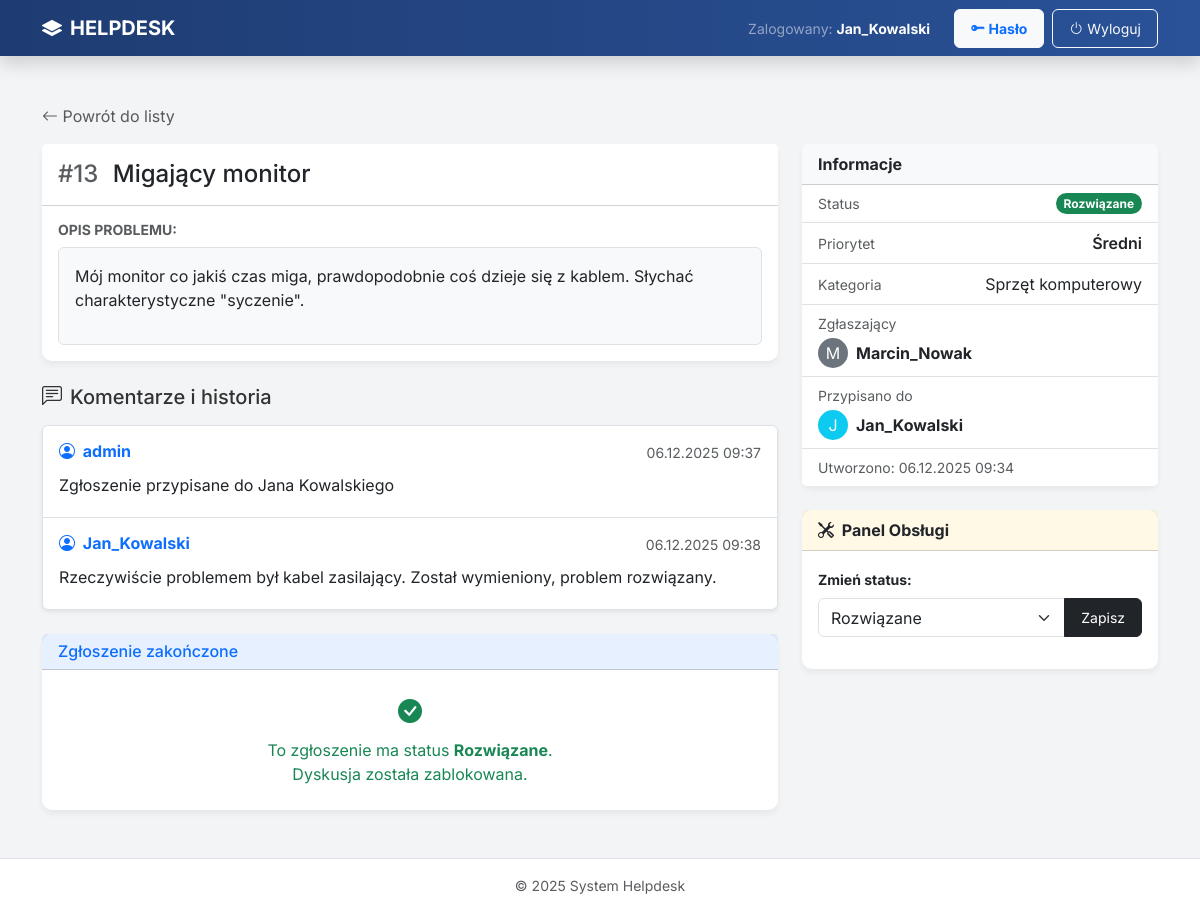
The page /helpdesk/zgloszenie/13/ (signed in) on the database its author committed.
### helpdesk/models.py (models this page shows, shortened)
class Zgloszenie(models.Model):
        STATUS_CHOICES = [('NOWE', 'Nowe'),
                          ('W_TOKU', 'W toku'),
                          ('ROZWIAZANE', 'Rozwiązane'),
                          ]
        PRIORYTET_CHOICES = [('NISKI', 'Niski'),
                             ('SREDNI', 'Średni'),
                             ('WYSOKI', 'Wysoki'),
                             ]
        tytul = models.CharField(max_length=255)
        opis = models.TextField()
        status = models.CharField(max_length=20, choices=STATUS_CHOICES, default='NOWE')
        priorytet = models.CharField(max_length=20, choices=PRIORYTET_CHOICES, default='SREDNI')
        kategoria = models.ForeignKey(Kategoria, on_delete=models.SET_NULL, null=True, blank=True)
        zgloszone_przez = models.ForeignKey(User, on_delete=models.CASCADE, related_name='moje_zgloszenia')
        przypisane_do = models.ForeignKey(User, on_delete=models.SET_NULL, null=True, blank=True, related_name='przypisane_zgloszenia')
        data_utworzenia = models.DateTimeField(auto_now_add=True)
        data_aktualizacji = models.DateTimeField(auto_now=True)
        class Meta:
            ordering = ['-data_utworzenia']
            verbose_name = 'Zgloszenie'
            verbose_name_plural = 'Zgloszenia'

class Komentarz(models.Model):
    zgloszenie = models.ForeignKey(Zgloszenie, on_delete=models.CASCADE, related_name='komentarze')
    autor = models.ForeignKey(User, on_delete=models.CASCADE)
    tresc = models.TextField()
    data_dodania = models.DateTimeField(auto_now_add=True)
    class Meta:
        ordering = ['data_dodania']
        verbose_name = 'Komentarz'
        verbose_name_plural = 'Komentarze'

class Kategoria(models.Model):
    nazwa = models.CharField(max_length=100)
    def __str__(self):
        return self.nazwa
    class Meta:
        verbose_name = 'Kategoria'
        verbose_name_plural = 'Kategorie'

### helpdesk/views.py (the view, shortened to what this page needs)
# urls.py: path('zgloszenie/<int:pk>/', views.ZgloszenieDetailView.as_view(), name='zgloszenie_detail'),
class ZgloszenieDetailView(LoginRequiredMixin, View):
    def get(self, request, pk):
        zgloszenie = get_object_or_404(Zgloszenie, pk=pk)
        komentarze = zgloszenie.komentarze.all()
        form_komentarz = KomentarzForm()
        is_manager = request.user.groups.filter(name='IT Manager').exists()
        is_pracownik_it = request.user.groups.filter(name='Pracownik IT').exists()
        is_staff = is_manager or is_pracownik_it
        form_przypisania = None
        form_status = None
        if is_manager:
            form_przypisania = PrzypiszZgloszenieForm(instance=zgloszenie)
        if is_staff:
            form_status = ZmienStatusForm(instance=zgloszenie)
        czy_zamkniete = zgloszenie.status in ['ROZWIAZANE', 'ZAMKNIETE']
        return render(request, "zgloszenie_detail.html", {
            "zgloszenie": zgloszenie,
            "komentarze": komentarze,
            "form": form_komentarz,
            "form_przypisania": form_przypisania,
            "form_status": form_status,  # NOWE: Formularz zmiany statusu
            "is_manager": is_manager,
            "is_staff": is_staff,  # NOWE: Flaga dla IT
            "czy_zamkniete": czy_zamkniete,  # NOWE: Flaga blokady
        })

### helpdesk/forms.py
class KomentarzForm(forms.ModelForm):
    class Meta:
        model = Komentarz
        fields = ['tresc']

class ZmienStatusForm(forms.ModelForm):
    class Meta:
        model = Zgloszenie
        fields = ['status']
        labels = {
            'status': 'Zmień status zgłoszenia'
        }
        widgets = {
            'status': forms.Select(attrs={'class': 'form-select'})
        }

### helpdesk/templates/zgloszenie_detail.html (shortened to what this page needs)
{% extends "base.html" %}
{% block content %}
<div class="mb-3">
    <a href="{% url 'helpdesk:dashboard' %}" class="text-decoration-none text-muted">
        <i class="bi bi-arrow-left"></i> Powrót do listy
    </a>
</div>
<div class="row">
    <div class="col-lg-8">
        <div class="card mb-4">
            <div class="card-header bg-white py-3 d-flex justify-content-between align-items-center">
                <h4 class="mb-0">
                    <span class="text-muted me-2">#{{ zgloszenie.id }}</span>
                    {{ zgloszenie.tytul }}
                </h4>
            </div>
            <div class="card-body">
                <h6 class="text-muted text-uppercase small fw-bold mb-2">Opis problemu:</h6>
                <div class="bg-light p-3 rounded border">
                    {{ zgloszenie.opis|linebreaks }}
                </div>
            </div>
        </div>
        <h5 class="mb-3"><i class="bi bi-chat-left-text me-2"></i>Komentarze i historia</h5>
        {% if komentarze %}
            <div class="list-group mb-4 shadow-sm">
                {% for k in komentarze %}
                    <div class="list-group-item p-3">
                        <div class="d-flex w-100 justify-content-between mb-2">
                            <h6 class="mb-1 text-primary fw-bold">
                                <i class="bi bi-person-circle me-1"></i> {{ k.autor.username }}
                            </h6>
                            <small class="text-muted">{{ k.data_dodania|date:"d.m.Y H:i" }}</small>
                        </div>
                        <p class="mb-1 text-dark">{{ k.tresc|linebreaksbr }}</p>
                    </div>
                {% endfor %}
            </div>
        {% else %}
            <div class="alert alert-info border-0 shadow-sm mb-4">
                <i class="bi bi-info-circle me-2"></i> Brak komentarzy w tym zgłoszeniu.
            </div>
        {% endif %}
        <div class="card border-primary border-opacity-25">
            <div class="card-header bg-primary bg-opacity-10 py-2">
                <h6 class="mb-0 text-primary">
                    {% if czy_zamkniete %}Zgłoszenie zakończone{% else %}Dodaj odpowiedź{% endif %}
                </h6>
            </div>
            <div class="card-body">
                {% if czy_zamkniete %}
                    <div class="text-center py-2 text-success">
                        <i class="bi bi-check-circle-fill fs-4 d-block mb-2"></i>
                        To zgłoszenie ma status <strong>{{ zgloszenie.get_status_display }}</strong>.<br>
                        Dyskusja została zablokowana.
                    </div>
                {% endif %}
            </div>
        </div>
    </div>
    <div class="col-lg-4">
        <div class="card mb-4">
            <div class="card-header bg-light fw-bold">Informacje</div>
            <ul class="list-group list-group-flush">
                <li class="list-group-item d-flex justify-content-between align-items-center">
                    <span class="text-muted small">Status</span>
                    {% if zgloszenie.status == 'ROZWIAZANE' or zgloszenie.status == 'Rozwiazane' %}
                        <span class="badge bg-success rounded-pill">Rozwiązane</span>
                    {% elif zgloszenie.status == 'W_TOKU' %}
                        <span class="badge bg-warning text-dark rounded-pill">W toku</span>
                    {% else %}
                        <span class="badge bg-secondary rounded-pill">{{ zgloszenie.get_status_display }}</span>
                    {% endif %}
                </li>
                <li class="list-group-item d-flex justify-content-between align-items-center">
                    <span class="text-muted small">Priorytet</span>
                    <span class="fw-semibold">{{ zgloszenie.get_priorytet_display }}</span>
                </li>
                <li class="list-group-item d-flex justify-content-between align-items-center">
                    <span class="text-muted small">Kategoria</span>
                    <span class="text-end">{{ zgloszenie.kategoria }}</span>
                </li>
                <li class="list-group-item">
                    <div class="text-muted small mb-1">Zgłaszający</div>
                    <div class="d-flex align-items-center">
                        <div class="bg-secondary text-white rounded-circle d-flex align-items-center justify-content-center me-2" style="width: 30px; height: 30px;">
                            {{ zgloszenie.zgloszone_przez.username|slice:":1"|upper }}
                        </div>
                        <span class="fw-bold">{{ zgloszenie.zgloszone_przez.username }}</span>
                    </div>
                </li>
                <li class="list-group-item">
                    <div class="text-muted small mb-1">Przypisano do</div>
                    {% if zgloszenie.przypisane_do %}
                         <div class="d-flex align-items-center">
                            <div class="bg-info text-white rounded-circle d-flex align-items-center justify-content-center me-2" style="width: 30px; height: 30px;">
                                {{ zgloszenie.przypisane_do.username|slice:":1"|upper }}
                            </div>
                            <span class="fw-bold">{{ zgloszenie.przypisane_do.username }}</span>
                        </div>
                    {% else %}
                        <span class="text-muted fst-italic">Brak przypisania</span>
                    {% endif %}
                </li>
                <li class="list-group-item text-muted small">
                    Utworzono: {{ zgloszenie.data_utworzenia|date:"d.m.Y H:i" }}
                </li>
            </ul>
        </div>
        {% if is_staff %}
            <div class="card border-warning mb-4">
                <div class="card-header bg-warning bg-opacity-10 fw-bold text-dark">
                    <i class="bi bi-tools me-1"></i> Panel Obsługi
                </div>
                <div class="card-body">
                    <div class="mb-3">
                        <label class="form-label small fw-bold">Zmień status:</label>
                        <form method="post" action="{% url 'helpdesk:zgloszenie_status' zgloszenie.pk %}">
                            <div class="input-group">
                                {{ form_status.status }}
                                <button type="submit" class="btn btn-dark btn-sm">Zapisz</button>
                            </div>
                        </form>
                    </div>
                </div>
            </div>
        {% endif %}
    </div>
</div>
{% endblock %}

### templates/base.html (shortened to what this page needs)
<!doctype html>
<html lang="pl" class="h-100">
<head>
    <link href="https://cdn.jsdelivr.net/npm/bootstrap@5.3.3/dist/css/bootstrap.min.css" rel="stylesheet">
    <link rel="stylesheet" href="https://cdn.jsdelivr.net/npm/bootstrap-icons@1.11.3/font/bootstrap-icons.min.css">
</head>
<body class="d-flex flex-column h-100">
    <nav class="navbar navbar-expand-lg navbar-dark shadow">
        <div class="container">
            <a class="navbar-brand fw-bold" href="{% url 'helpdesk:dashboard' %}">
                <i class="bi bi-layers-fill me-2"></i>HELPDESK
            </a>
            {% if user.is_authenticated %}
                <div class="collapse navbar-collapse justify-content-end" id="navbarNav">
                    <ul class="navbar-nav align-items-center gap-2">
                        <li class="nav-item text-white-50 me-3 d-none d-lg-block">
                            <small>Zalogowany: <strong class="text-white">{{ user.username }}</strong></small>
                        </li>
                        <li class="nav-item">
                            <a href="{% url 'password_change' %}" class="btn btn-sm btn-light text-primary fw-bold">
                                <i class="bi bi-key-fill"></i> Hasło
                            </a>
                        </li>
                        <li class="nav-item">
                            <form action="{% url 'logout' %}" method="post" class="d-inline">
                                <button type="submit" class="btn btn-sm btn-outline-light">
                                    <i class="bi bi-power"></i> Wyloguj
                                </button>
                            </form>
                        </li>
                    </ul>
                </div>
            {% endif %}
        </div>
    </nav>
    <main class="flex-shrink-0 py-5">
        <div class="container">
            {% block content %}{% endblock %}
        </div>
    </main>
    <footer class="footer mt-auto py-3 bg-white text-center border-top text-muted small">
        <div class="container">
            &copy; 2025 System Helpdesk
        </div>
    </footer>
</body>
</html>

### templates/base.html (style rules this page uses)
body { background-color: #f3f4f6; font-family: 'Inter', sans-serif; color: #333; }
.navbar { background: linear-gradient(90deg, #1e3c72 0%, #2a5298 100%); }
.card { border: none; border-radius: 10px; box-shadow: 0 4px 6px rgba(0, 0, 0, 0.05); transition: transform 0.2s; }
.btn { border-radius: 6px; padding: 0.5rem 1rem; }

### rows shown on the page
Zgloszenie: id "13", tytul "Migający monitor", opis "Mój monitor co jakiś czas miga, prawdopodobnie coś dzieje się z kablem. Słychać charakterystyczne \"syczenie\".", status "Rozwiązane", priorytet "Średni", kategoria "Sprzęt komputerowy", zgloszone_przez.username "M", zgloszone_przez.username "Marcin_Nowak", przypisane_do.username "J", przypisane_do.username "Jan_Kowalski", data_utworzenia "06.12.2025 09:34"
Komentarz: autor.username "admin", data_dodania "06.12.2025 09:37", tresc "Zgłoszenie przypisane do Jana Kowalskiego"
Komentarz: autor.username "Jan_Kowalski", data_dodania "06.12.2025 09:38", tresc "Rzeczywiście problemem był kabel zasilający. Został wymieniony, problem rozwiązany."

### other values the page prints
{{ user.username }} "Jan_Kowalski"
